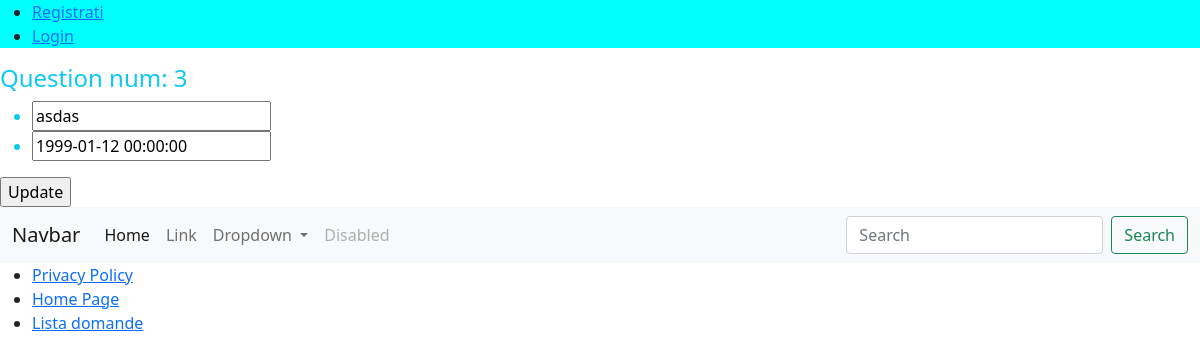
Screenshot of /polls/questions/3/edit/ with the database file from the repository.
### polls/models.py (models this page shows, shortened)
class Question(models.Model):
    q_text = models.CharField(max_length=100)
    pub_date = models.DateTimeField()

### polls/views.py (the view)
# urls.py: path('questions/<int:pk>/edit/', views.QuestionUpdateView.as_view(), name="question_update"),
class QuestionUpdateView(generic.UpdateView):
    model = Question
    fields = ["q_text", "pub_date"]
    template_name = "polls/question_update.html"
    success_url = reverse_lazy("polls:question_list")

### polls/templates/polls/question_update.html (shortened to what this page needs)
{% extends "base.html" %}
{% block content %}
<h4>Question num: {{object.id}}</h4>
<form method="post"> {% csrf_token %}
    <ul>
        <li>{{ form.q_text }}</li>
        <li>{{ form.pub_date }}</li>
    </ul>
    <input type="submit" value="Update"/>
</form>
{% endblock %}

### rows the page displays
Question: id "3", q_text "asdas", pub_date "1999-01-12 00:00:00"
